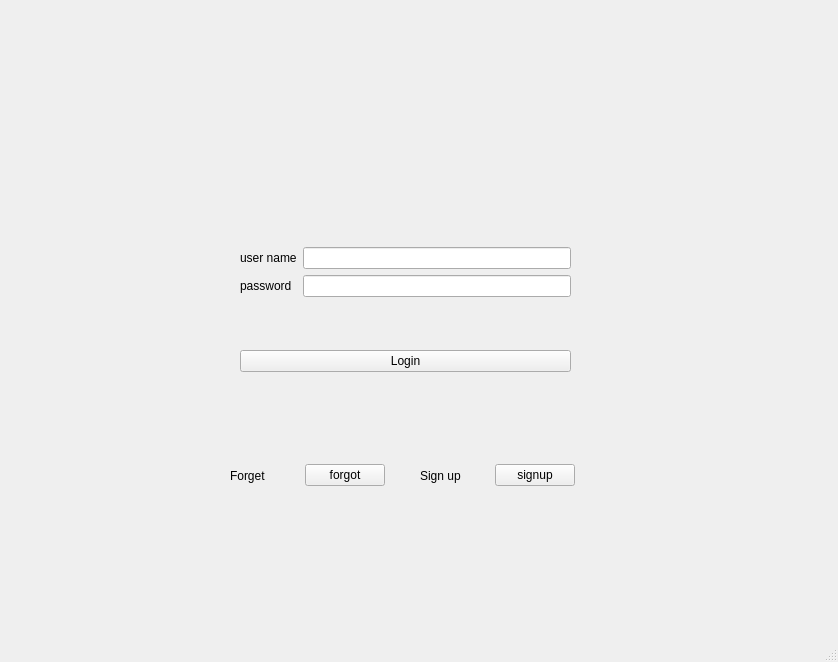
<?xml version="1.0" encoding="UTF-8"?>
<ui version="4.0">
 <class>myClient</class>
 <widget class="QMainWindow" name="myClient">
  <property name="geometry">
   <rect>
    <x>0</x>
    <y>0</y>
    <width>838</width>
    <height>662</height>
   </rect>
  </property>
  <property name="windowTitle">
   <string>myClient</string>
  </property>
  <widget class="QWidget" name="centralwidget">
   <widget class="QWidget" name="">
    <property name="geometry">
     <rect>
      <x>240</x>
      <y>200</y>
      <width>331</width>
      <height>221</height>
     </rect>
    </property>
    <layout class="QVBoxLayout" name="verticalLayout_3">
     <item>
      <layout class="QHBoxLayout" name="horizontalLayout">
       <item>
        <layout class="QVBoxLayout" name="verticalLayout_2">
         <item>
          <widget class="QLabel" name="label_user_name">
           <property name="text">
            <string>user name</string>
           </property>
          </widget>
         </item>
         <item>
          <widget class="QLabel" name="label_password">
           <property name="text">
            <string>password</string>
           </property>
          </widget>
         </item>
        </layout>
       </item>
       <item>
        <layout class="QVBoxLayout" name="verticalLayout">
         <item>
          <widget class="QLineEdit" name="lineEdit_User_Name"/>
         </item>
         <item>
          <widget class="QLineEdit" name="lineEdit_Password"/>
         </item>
        </layout>
       </item>
      </layout>
     </item>
     <item>
      <widget class="QPushButton" name="pushButton_Login">
       <property name="text">
        <string>Login</string>
       </property>
      </widget>
     </item>
    </layout>
   </widget>
   <widget class="QWidget" name="">
    <property name="geometry">
     <rect>
      <x>230</x>
      <y>460</y>
      <width>155</width>
      <height>31</height>
     </rect>
    </property>
    <layout class="QHBoxLayout" name="horizontalLayout_2">
     <item>
      <widget class="QLabel" name="label_forget">
       <property name="text">
        <string>Forget</string>
       </property>
      </widget>
     </item>
     <item>
      <widget class="QPushButton" name="pushButton_forgot">
       <property name="text">
        <string>forgot</string>
       </property>
      </widget>
     </item>
    </layout>
   </widget>
   <widget class="QWidget" name="">
    <property name="geometry">
     <rect>
      <x>420</x>
      <y>460</y>
      <width>155</width>
      <height>31</height>
     </rect>
    </property>
    <layout class="QHBoxLayout" name="horizontalLayout_3">
     <item>
      <widget class="QLabel" name="label_signup">
       <property name="text">
        <string>Sign up</string>
       </property>
      </widget>
     </item>
     <item>
      <widget class="QPushButton" name="pushButton_signup">
       <property name="text">
        <string>signup</string>
       </property>
      </widget>
     </item>
    </layout>
   </widget>
  </widget>
  <widget class="QMenuBar" name="menubar">
   <property name="geometry">
    <rect>
     <x>0</x>
     <y>0</y>
     <width>838</width>
     <height>25</height>
    </rect>
   </property>
  </widget>
  <widget class="QStatusBar" name="statusbar"/>
 </widget>
 <resources/>
 <connections/>
</ui>
